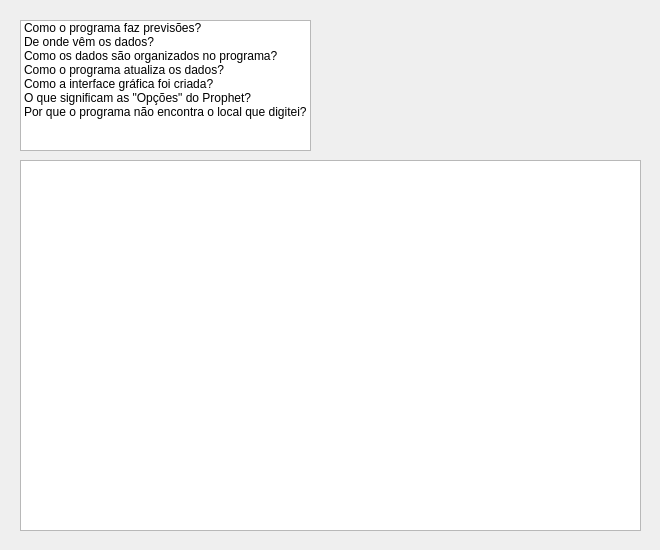
<?xml version="1.0" encoding="UTF-8"?>
<ui version="4.0">
 <class>FAQBox</class>
 <widget class="QDialog" name="FAQBox">
  <property name="geometry">
   <rect>
    <x>0</x>
    <y>0</y>
    <width>660</width>
    <height>550</height>
   </rect>
  </property>
  <property name="minimumSize">
   <size>
    <width>660</width>
    <height>550</height>
   </size>
  </property>
  <property name="maximumSize">
   <size>
    <width>660</width>
    <height>550</height>
   </size>
  </property>
  <property name="windowTitle">
   <string>FAQ</string>
  </property>
  <widget class="QListWidget" name="listWidget_FAQ">
   <property name="geometry">
    <rect>
     <x>20</x>
     <y>20</y>
     <width>291</width>
     <height>131</height>
    </rect>
   </property>
   <item>
    <property name="text">
     <string>Como o programa faz previsões?</string>
    </property>
   </item>
   <item>
    <property name="text">
     <string>De onde vêm os dados?</string>
    </property>
   </item>
   <item>
    <property name="text">
     <string>Como os dados são organizados no programa?</string>
    </property>
   </item>
   <item>
    <property name="text">
     <string>Como o programa atualiza os dados?</string>
    </property>
   </item>
   <item>
    <property name="text">
     <string>Como a interface gráfica foi criada?</string>
    </property>
   </item>
   <item>
    <property name="text">
     <string>O que significam as &quot;Opções&quot; do Prophet?</string>
    </property>
   </item>
   <item>
    <property name="text">
     <string>Por que o programa não encontra o local que digitei?</string>
    </property>
   </item>
  </widget>
  <widget class="QTextBrowser" name="textBrowser_FAQ">
   <property name="geometry">
    <rect>
     <x>20</x>
     <y>160</y>
     <width>621</width>
     <height>371</height>
    </rect>
   </property>
   <property name="html">
    <string>&lt;!DOCTYPE HTML PUBLIC &quot;-//W3C//DTD HTML 4.0//EN&quot; &quot;http://www.w3.org/TR/REC-html40/strict.dtd&quot;&gt;
&lt;html&gt;&lt;head&gt;&lt;meta name=&quot;qrichtext&quot; content=&quot;1&quot; /&gt;&lt;style type=&quot;text/css&quot;&gt;
p, li { white-space: pre-wrap; }
&lt;/style&gt;&lt;/head&gt;&lt;body style=&quot; font-family:'MS Shell Dlg 2'; font-size:8.25pt; font-weight:400; font-style:normal;&quot;&gt;
&lt;p align=&quot;justify&quot; style=&quot;-qt-paragraph-type:empty; margin-top:12px; margin-bottom:12px; margin-left:0px; margin-right:0px; -qt-block-indent:0; text-indent:0px;&quot;&gt;&lt;br /&gt;&lt;/p&gt;
&lt;p align=&quot;justify&quot; style=&quot;-qt-paragraph-type:empty; margin-top:12px; margin-bottom:12px; margin-left:0px; margin-right:0px; -qt-block-indent:0; text-indent:0px; font-size:12pt;&quot;&gt;&lt;br /&gt;&lt;/p&gt;&lt;/body&gt;&lt;/html&gt;</string>
   </property>
  </widget>
 </widget>
 <resources/>
 <connections/>
</ui>
